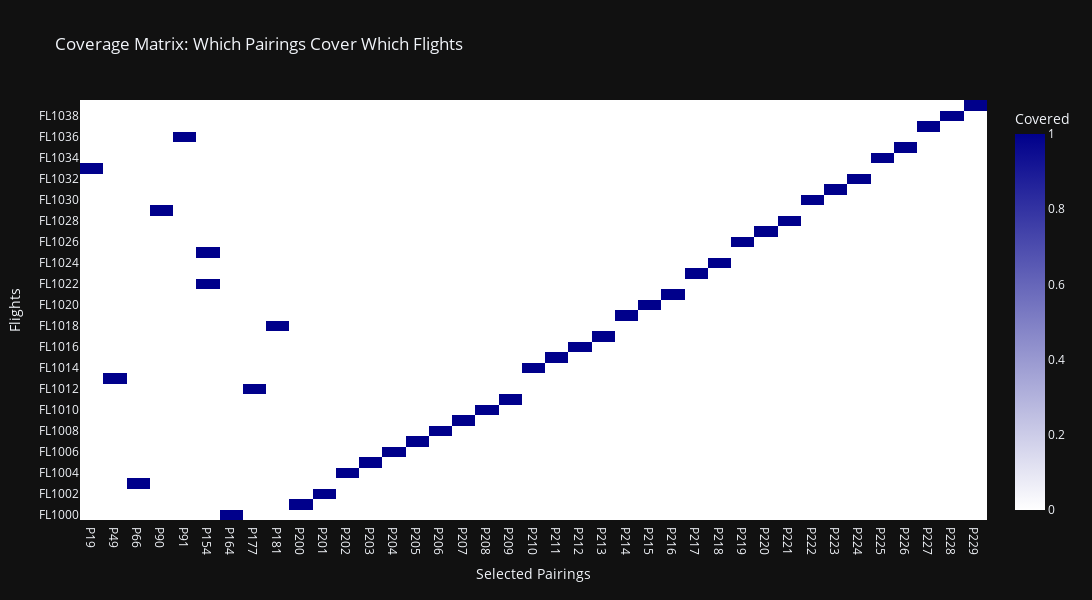

Notebook source saved alongside this figure:
### Code cell
# Cell 14: Visualization 4 - Coverage Matrix Heatmap

def create_coverage_heatmap(flights_df, pairings, A, selected_indices):
    """Create a heatmap showing which pairings cover which flights."""
    # Get only selected pairings
    A_selected = A[:, selected_indices]
    
    # Create labels
    flight_labels = [f"FL{1000+i}" for i in range(len(flights_df))]
    pairing_labels = [f"P{pairings[i]['pairing_id']}" for i in selected_indices]
    
    fig = go.Figure(data=go.Heatmap(
        z=A_selected,
        x=pairing_labels,
        y=flight_labels,
        colorscale=[[0, 'white'], [1, 'darkblue']],
        showscale=True,
        colorbar=dict(title='Covered')
    ))
    
    fig.update_layout(
        title='Coverage Matrix: Which Pairings Cover Which Flights',
        xaxis_title='Selected Pairings',
        yaxis_title='Flights',
        height=max(400, len(flights_df) * 15),
        width=max(600, len(selected_indices) * 30)
    )
    
    return fig

fig_heatmap = create_coverage_heatmap(flights_df, pairings, A, milp_result['selected_pairings'])
fig_heatmap.show()

### Figure 1 — Plotly figure (JSON) as saved in the notebook; plotly's stock layout.template omitted (floating-point values rounded to 4 significant figures; data arrays with more than 128 entries replaced by an {"elided": "..."} marker saying what was removed)
{"data": [{"colorbar": {"title": {"text": "Covered"}}, "colorscale": [[0, "white"], [1, "darkblue"]], "showscale": true, "x": ["P19", "P49", "P66", "P90", "P91", "P154", "P164", "P177", "P181", "P200", "P201", "P202", "P203", "P204", "P205", "P206", "P207", "P208", "P209", "P210", "P211", "P212", "P213", "P214", "P215", "P216", "P217", "P218", "P219", "P220", "P221", "P222", "P223", "P224", "P225", "P226", "P227", "P228", "P229"], "y": ["FL1000", "FL1001", "FL1002", "FL1003", "FL1004", "FL1005", "FL1006", "FL1007", "FL1008", "FL1009", "FL1010", "FL1011", "FL1012", "FL1013", "FL1014", "FL1015", "FL1016", "FL1017", "FL1018", "FL1019", "FL1020", "FL1021", "FL1022", "FL1023", "FL1024", "FL1025", "FL1026", "FL1027", "FL1028", "FL1029", "FL1030", "FL1031", "FL1032", "FL1033", "FL1034", "FL1035", "FL1036", "FL1037", "FL1038", "FL1039"], "z": {"elided": "40x39 int values"}, "type": "heatmap"}], "layout": {"title": {"text": "Coverage Matrix: Which Pairings Cover Which Flights"}, "xaxis": {"title": {"text": "Selected Pairings"}}, "yaxis": {"title": {"text": "Flights"}}, "height": 600, "width": 1170}}
